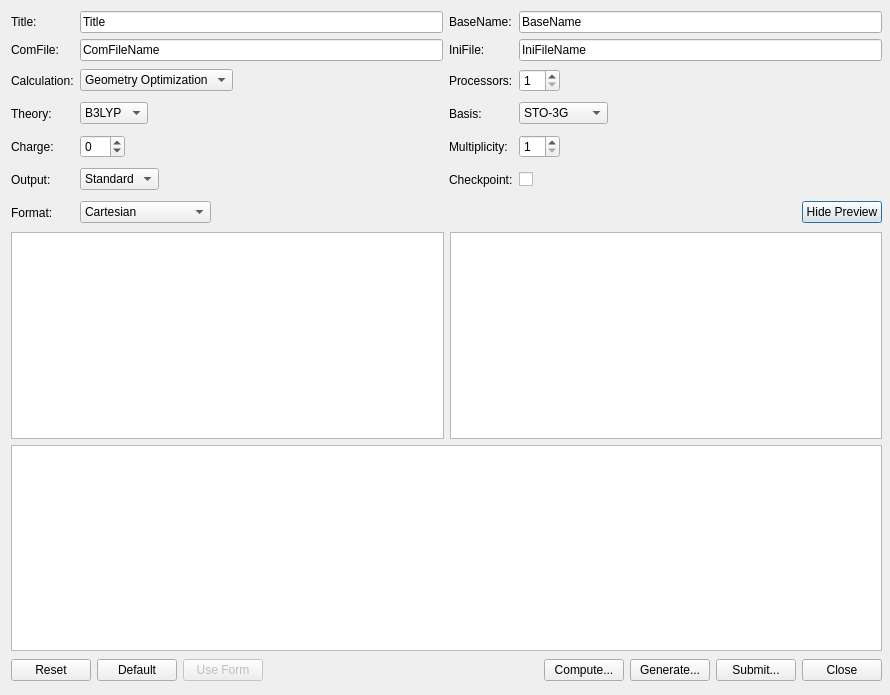
<?xml version="1.0" encoding="UTF-8"?>
<ui version="4.0">
 <class>SimuneSiestaInputDialog</class>
 <widget class="QDialog" name="SimuneSiestaInputDialog">
  <property name="geometry">
   <rect>
    <x>0</x>
    <y>0</y>
    <width>890</width>
    <height>695</height>
   </rect>
  </property>
  <property name="sizePolicy">
   <sizepolicy hsizetype="Fixed" vsizetype="Fixed">
    <horstretch>0</horstretch>
    <verstretch>0</verstretch>
   </sizepolicy>
  </property>
  <property name="windowTitle">
   <string>Gaussian Input</string>
  </property>
  <widget class="QWidget" name="">
   <property name="geometry">
    <rect>
     <x>11</x>
     <y>11</y>
     <width>871</width>
     <height>672</height>
    </rect>
   </property>
   <layout class="QVBoxLayout" name="verticalLayout">
    <item>
     <layout class="QGridLayout" name="gridLayout">
      <item row="1" column="3">
       <widget class="QLineEdit" name="saveiniLineEdit">
        <property name="text">
         <string>IniFileName</string>
        </property>
       </widget>
      </item>
      <item row="3" column="1">
       <layout class="QHBoxLayout" name="horizontalLayout_2">
        <item>
         <widget class="QComboBox" name="theoryCombo">
          <property name="currentIndex">
           <number>3</number>
          </property>
          <item>
           <property name="text">
            <string>AM1</string>
           </property>
          </item>
          <item>
           <property name="text">
            <string>PM3</string>
           </property>
          </item>
          <item>
           <property name="text">
            <string>RHF</string>
           </property>
          </item>
          <item>
           <property name="text">
            <string>B3LYP</string>
           </property>
          </item>
          <item>
           <property name="text">
            <string>MP2</string>
           </property>
          </item>
          <item>
           <property name="text">
            <string>CCSD</string>
           </property>
          </item>
         </widget>
        </item>
        <item>
         <spacer name="horizontalSpacer_3">
          <property name="orientation">
           <enum>Qt::Horizontal</enum>
          </property>
          <property name="sizeHint" stdset="0">
           <size>
            <width>58</width>
            <height>27</height>
           </size>
          </property>
         </spacer>
        </item>
       </layout>
      </item>
      <item row="2" column="2">
       <widget class="QLabel" name="label_4">
        <property name="text">
         <string>Processors:</string>
        </property>
        <property name="buddy">
         <cstring>procSpin</cstring>
        </property>
       </widget>
      </item>
      <item row="5" column="0">
       <widget class="QLabel" name="label_8">
        <property name="text">
         <string>Output:</string>
        </property>
        <property name="buddy">
         <cstring>outputCombo</cstring>
        </property>
       </widget>
      </item>
      <item row="2" column="1">
       <layout class="QHBoxLayout" name="horizontalLayout">
        <item>
         <widget class="QComboBox" name="calculationCombo">
          <property name="currentIndex">
           <number>1</number>
          </property>
          <item>
           <property name="text">
            <string>Single Point Energy</string>
           </property>
          </item>
          <item>
           <property name="text">
            <string>Geometry Optimization</string>
           </property>
          </item>
          <item>
           <property name="text">
            <string>Frequencies</string>
           </property>
          </item>
         </widget>
        </item>
        <item>
         <spacer name="horizontalSpacer_2">
          <property name="orientation">
           <enum>Qt::Horizontal</enum>
          </property>
          <property name="sizeHint" stdset="0">
           <size>
            <width>18</width>
            <height>27</height>
           </size>
          </property>
         </spacer>
        </item>
       </layout>
      </item>
      <item row="4" column="0">
       <widget class="QLabel" name="label_3">
        <property name="text">
         <string>Charge:</string>
        </property>
        <property name="buddy">
         <cstring>chargeSpin</cstring>
        </property>
       </widget>
      </item>
      <item row="2" column="3">
       <layout class="QHBoxLayout" name="horizontalLayout_5">
        <item>
         <widget class="QSpinBox" name="procSpin">
          <property name="minimum">
           <number>1</number>
          </property>
          <property name="value">
           <number>1</number>
          </property>
         </widget>
        </item>
        <item>
         <spacer name="horizontalSpacer_5">
          <property name="orientation">
           <enum>Qt::Horizontal</enum>
          </property>
          <property name="sizeHint" stdset="0">
           <size>
            <width>58</width>
            <height>26</height>
           </size>
          </property>
         </spacer>
        </item>
       </layout>
      </item>
      <item row="3" column="3">
       <layout class="QHBoxLayout" name="horizontalLayout_6">
        <item>
         <widget class="QComboBox" name="basisCombo">
          <property name="accessibleDescription">
           <string notr="true"/>
          </property>
          <property name="currentIndex">
           <number>0</number>
          </property>
          <item>
           <property name="text">
            <string>STO-3G</string>
           </property>
          </item>
          <item>
           <property name="text">
            <string>3-21G</string>
           </property>
          </item>
          <item>
           <property name="text">
            <string>6-31G(d)</string>
           </property>
          </item>
          <item>
           <property name="text">
            <string>6-31G(d,p)</string>
           </property>
          </item>
          <item>
           <property name="text">
            <string>LANL2DZ</string>
           </property>
          </item>
         </widget>
        </item>
        <item>
         <spacer name="horizontalSpacer_6">
          <property name="orientation">
           <enum>Qt::Horizontal</enum>
          </property>
          <property name="sizeHint" stdset="0">
           <size>
            <width>58</width>
            <height>26</height>
           </size>
          </property>
         </spacer>
        </item>
       </layout>
      </item>
      <item row="4" column="2">
       <widget class="QLabel" name="label_6">
        <property name="text">
         <string>Multiplicity:</string>
        </property>
        <property name="buddy">
         <cstring>multiplicitySpin</cstring>
        </property>
       </widget>
      </item>
      <item row="2" column="0">
       <widget class="QLabel" name="label">
        <property name="text">
         <string>Calculation:</string>
        </property>
        <property name="buddy">
         <cstring>calculationCombo</cstring>
        </property>
       </widget>
      </item>
      <item row="0" column="0">
       <widget class="QLabel" name="label_11">
        <property name="text">
         <string>Title:</string>
        </property>
       </widget>
      </item>
      <item row="0" column="3">
       <widget class="QLineEdit" name="baseNameEdit">
        <property name="text">
         <string>BaseName</string>
        </property>
       </widget>
      </item>
      <item row="4" column="3">
       <layout class="QHBoxLayout" name="horizontalLayout_7">
        <item>
         <widget class="QSpinBox" name="multiplicitySpin">
          <property name="minimum">
           <number>1</number>
          </property>
          <property name="value">
           <number>1</number>
          </property>
         </widget>
        </item>
        <item>
         <spacer name="horizontalSpacer_7">
          <property name="orientation">
           <enum>Qt::Horizontal</enum>
          </property>
          <property name="sizeHint" stdset="0">
           <size>
            <width>58</width>
            <height>26</height>
           </size>
          </property>
         </spacer>
        </item>
       </layout>
      </item>
      <item row="0" column="1">
       <widget class="QLineEdit" name="titleLine">
        <property name="text">
         <string>Title</string>
        </property>
       </widget>
      </item>
      <item row="1" column="1">
       <widget class="QLineEdit" name="savecomLineEdit">
        <property name="text">
         <string>ComFileName</string>
        </property>
       </widget>
      </item>
      <item row="6" column="1">
       <layout class="QHBoxLayout" name="horizontalLayout_9">
        <item>
         <widget class="QComboBox" name="coordCombo">
          <property name="enabled">
           <bool>true</bool>
          </property>
          <property name="currentIndex">
           <number>0</number>
          </property>
          <item>
           <property name="text">
            <string>Cartesian</string>
           </property>
          </item>
          <item>
           <property name="text">
            <string>Z-matrix</string>
           </property>
          </item>
          <item>
           <property name="text">
            <string>Z-matrix (compact)</string>
           </property>
          </item>
         </widget>
        </item>
        <item>
         <spacer name="horizontalSpacer_10">
          <property name="orientation">
           <enum>Qt::Horizontal</enum>
          </property>
          <property name="sizeHint" stdset="0">
           <size>
            <width>18</width>
            <height>27</height>
           </size>
          </property>
         </spacer>
        </item>
       </layout>
      </item>
      <item row="3" column="2">
       <widget class="QLabel" name="label_5">
        <property name="text">
         <string>Basis:</string>
        </property>
        <property name="buddy">
         <cstring>basisCombo</cstring>
        </property>
       </widget>
      </item>
      <item row="0" column="2">
       <widget class="QLabel" name="label_12">
        <property name="text">
         <string>BaseName:</string>
        </property>
       </widget>
      </item>
      <item row="3" column="0">
       <widget class="QLabel" name="label_2">
        <property name="text">
         <string>Theory:</string>
        </property>
        <property name="buddy">
         <cstring>theoryCombo</cstring>
        </property>
       </widget>
      </item>
      <item row="4" column="1">
       <layout class="QHBoxLayout" name="horizontalLayout_4">
        <item>
         <widget class="QSpinBox" name="chargeSpin">
          <property name="minimum">
           <number>-99</number>
          </property>
          <property name="value">
           <number>0</number>
          </property>
         </widget>
        </item>
        <item>
         <spacer name="horizontalSpacer_4">
          <property name="orientation">
           <enum>Qt::Horizontal</enum>
          </property>
          <property name="sizeHint" stdset="0">
           <size>
            <width>58</width>
            <height>27</height>
           </size>
          </property>
         </spacer>
        </item>
       </layout>
      </item>
      <item row="5" column="1">
       <layout class="QHBoxLayout" name="horizontalLayout_8">
        <item>
         <widget class="QComboBox" name="outputCombo">
          <property name="editable">
           <bool>false</bool>
          </property>
          <property name="currentIndex">
           <number>0</number>
          </property>
          <item>
           <property name="text">
            <string>Standard</string>
           </property>
          </item>
          <item>
           <property name="text">
            <string>Molden</string>
           </property>
          </item>
          <item>
           <property name="text">
            <string>Molekel</string>
           </property>
          </item>
         </widget>
        </item>
        <item>
         <spacer name="horizontalSpacer_9">
          <property name="orientation">
           <enum>Qt::Horizontal</enum>
          </property>
          <property name="sizeHint" stdset="0">
           <size>
            <width>18</width>
            <height>27</height>
           </size>
          </property>
         </spacer>
        </item>
       </layout>
      </item>
      <item row="5" column="3">
       <widget class="QCheckBox" name="checkpointCheck">
        <property name="text">
         <string/>
        </property>
       </widget>
      </item>
      <item row="6" column="0">
       <widget class="QLabel" name="label_10">
        <property name="text">
         <string>Format:</string>
        </property>
        <property name="buddy">
         <cstring>coordCombo</cstring>
        </property>
       </widget>
      </item>
      <item row="5" column="2">
       <widget class="QLabel" name="label_9">
        <property name="text">
         <string>Checkpoint:</string>
        </property>
        <property name="buddy">
         <cstring>checkpointCheck</cstring>
        </property>
       </widget>
      </item>
      <item row="6" column="3">
       <layout class="QHBoxLayout" name="horizontalLayout_10">
        <item>
         <spacer name="horizontalSpacer_8">
          <property name="orientation">
           <enum>Qt::Horizontal</enum>
          </property>
          <property name="sizeHint" stdset="0">
           <size>
            <width>18</width>
            <height>26</height>
           </size>
          </property>
         </spacer>
        </item>
        <item>
         <widget class="QPushButton" name="moreButton">
          <property name="sizePolicy">
           <sizepolicy hsizetype="Fixed" vsizetype="Fixed">
            <horstretch>0</horstretch>
            <verstretch>0</verstretch>
           </sizepolicy>
          </property>
          <property name="text">
           <string>Hide Preview</string>
          </property>
         </widget>
        </item>
       </layout>
      </item>
      <item row="1" column="0">
       <widget class="QLabel" name="label_13">
        <property name="text">
         <string>ComFile:</string>
        </property>
       </widget>
      </item>
      <item row="1" column="2">
       <widget class="QLabel" name="label_14">
        <property name="text">
         <string>IniFile:</string>
        </property>
       </widget>
      </item>
     </layout>
    </item>
    <item>
     <layout class="QHBoxLayout" name="horizontalLayout_11">
      <item>
       <widget class="QTextEdit" name="previewText">
        <property name="enabled">
         <bool>true</bool>
        </property>
        <property name="readOnly">
         <bool>false</bool>
        </property>
        <property name="acceptRichText">
         <bool>false</bool>
        </property>
       </widget>
      </item>
      <item>
       <widget class="QTextEdit" name="previewiniText">
        <property name="enabled">
         <bool>true</bool>
        </property>
        <property name="readOnly">
         <bool>false</bool>
        </property>
        <property name="acceptRichText">
         <bool>false</bool>
        </property>
       </widget>
      </item>
     </layout>
    </item>
    <item>
     <widget class="QTextEdit" name="previewlogText">
      <property name="enabled">
       <bool>true</bool>
      </property>
      <property name="readOnly">
       <bool>false</bool>
      </property>
      <property name="acceptRichText">
       <bool>false</bool>
      </property>
     </widget>
    </item>
    <item>
     <layout class="QHBoxLayout" name="horizontalLayout_3">
      <property name="sizeConstraint">
       <enum>QLayout::SetFixedSize</enum>
      </property>
      <item>
       <widget class="QPushButton" name="resetButton">
        <property name="text">
         <string>Reset</string>
        </property>
       </widget>
      </item>
      <item>
       <widget class="QPushButton" name="defaultsButton">
        <property name="text">
         <string>Default</string>
        </property>
       </widget>
      </item>
      <item>
       <widget class="QPushButton" name="enableFormButton">
        <property name="enabled">
         <bool>false</bool>
        </property>
        <property name="text">
         <string>Use Form</string>
        </property>
       </widget>
      </item>
      <item>
       <spacer name="horizontalSpacer">
        <property name="orientation">
         <enum>Qt::Horizontal</enum>
        </property>
        <property name="sizeHint" stdset="0">
         <size>
          <width>48</width>
          <height>26</height>
         </size>
        </property>
       </spacer>
      </item>
      <item>
       <widget class="QPushButton" name="computeButton">
        <property name="text">
         <string>Compute...</string>
        </property>
       </widget>
      </item>
      <item>
       <widget class="QPushButton" name="generateButton">
        <property name="text">
         <string>Generate...</string>
        </property>
       </widget>
      </item>
      <item>
       <widget class="QPushButton" name="submitButton">
        <property name="text">
         <string>Submit...</string>
        </property>
       </widget>
      </item>
      <item>
       <widget class="QPushButton" name="closeButton">
        <property name="text">
         <string>Close</string>
        </property>
       </widget>
      </item>
     </layout>
    </item>
   </layout>
  </widget>
 </widget>
 <tabstops>
  <tabstop>titleLine</tabstop>
  <tabstop>calculationCombo</tabstop>
  <tabstop>procSpin</tabstop>
  <tabstop>theoryCombo</tabstop>
  <tabstop>basisCombo</tabstop>
  <tabstop>chargeSpin</tabstop>
  <tabstop>multiplicitySpin</tabstop>
  <tabstop>outputCombo</tabstop>
  <tabstop>checkpointCheck</tabstop>
  <tabstop>coordCombo</tabstop>
  <tabstop>moreButton</tabstop>
  <tabstop>previewText</tabstop>
  <tabstop>generateButton</tabstop>
  <tabstop>closeButton</tabstop>
  <tabstop>resetButton</tabstop>
  <tabstop>enableFormButton</tabstop>
 </tabstops>
 <resources/>
 <connections>
  <connection>
   <sender>closeButton</sender>
   <signal>clicked()</signal>
   <receiver>SimuneSiestaInputDialog</receiver>
   <slot>close()</slot>
   <hints>
    <hint type="sourcelabel">
     <x>451</x>
     <y>411</y>
    </hint>
    <hint type="destinationlabel">
     <x>258</x>
     <y>243</y>
    </hint>
   </hints>
  </connection>
 </connections>
</ui>
